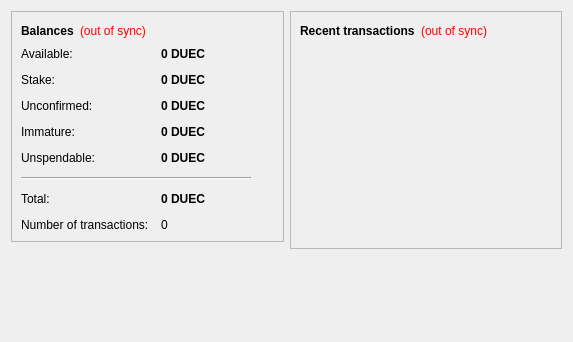
<?xml version="1.0" encoding="UTF-8"?>
<ui version="4.0">
 <class>OverviewPage</class>
 <widget class="QWidget" name="OverviewPage">
  <property name="geometry">
   <rect>
    <x>0</x>
    <y>0</y>
    <width>573</width>
    <height>342</height>
   </rect>
  </property>
  <property name="windowTitle">
   <string>Form</string>
  </property>
  <layout class="QHBoxLayout" name="horizontalLayout" stretch="1,1">
   <item>
    <layout class="QVBoxLayout" name="verticalLayout_2">
     <item>
      <widget class="QFrame" name="frame">
       <property name="frameShape">
        <enum>QFrame::StyledPanel</enum>
       </property>
       <property name="frameShadow">
        <enum>QFrame::Raised</enum>
       </property>
       <layout class="QVBoxLayout" name="verticalLayout_4">
        <item>
         <layout class="QHBoxLayout" name="horizontalLayout_4">
          <item>
           <widget class="QLabel" name="label_5">
            <property name="font">
             <font>
              <weight>75</weight>
              <bold>true</bold>
             </font>
            </property>
            <property name="text">
             <string>Balances</string>
            </property>
           </widget>
          </item>
          <item>
           <widget class="QLabel" name="labelWalletStatus">
            <property name="toolTip">
             <string>The displayed information may be out of date. Your wallet automatically synchronizes with the DueCoin network after a connection is established, but this process has not completed yet.</string>
            </property>
            <property name="styleSheet">
             <string notr="true">QLabel { color: red; }</string>
            </property>
            <property name="text">
             <string notr="true">(out of sync)</string>
            </property>
            <property name="alignment">
             <set>Qt::AlignLeading|Qt::AlignLeft|Qt::AlignVCenter</set>
            </property>
           </widget>
          </item>
          <item>
           <spacer name="horizontalSpacer_2">
            <property name="orientation">
             <enum>Qt::Horizontal</enum>
            </property>
            <property name="sizeHint" stdset="0">
             <size>
              <width>40</width>
              <height>20</height>
             </size>
            </property>
           </spacer>
          </item>
         </layout>
        </item>
        <item>
         <layout class="QFormLayout" name="formLayout_2">
          <property name="fieldGrowthPolicy">
           <enum>QFormLayout::AllNonFixedFieldsGrow</enum>
          </property>
          <property name="horizontalSpacing">
           <number>12</number>
          </property>
          <property name="verticalSpacing">
           <number>12</number>
          </property>
          <item row="0" column="0">
           <widget class="QLabel" name="labelAvailableText">
            <property name="toolTip">
             <string>Your current available balance</string>
            </property>
            <property name="text">
             <string>Available:</string>
            </property>
           </widget>
          </item>
          <item row="0" column="1">
           <widget class="QLabel" name="labelAvailable">
            <property name="font">
             <font>
              <weight>75</weight>
              <bold>true</bold>
             </font>
            </property>
            <property name="cursor">
             <cursorShape>IBeamCursor</cursorShape>
            </property>
            <property name="toolTip">
             <string>Your current available balance</string>
            </property>
            <property name="text">
             <string notr="true">0 DUEC</string>
            </property>
            <property name="alignment">
             <set>Qt::AlignLeading|Qt::AlignLeft|Qt::AlignVCenter</set>
            </property>
            <property name="textInteractionFlags">
             <set>Qt::LinksAccessibleByMouse|Qt::TextSelectableByKeyboard|Qt::TextSelectableByMouse</set>
            </property>
           </widget>
          </item>
          <item row="1" column="0">
           <widget class="QLabel" name="label_6">
            <property name="toolTip">
             <string>Total of coins that was staked, and do not yet count toward the current balance</string>
            </property>
            <property name="text">
             <string>Stake:</string>
            </property>
           </widget>
          </item>
          <item row="1" column="1">
           <widget class="QLabel" name="labelStake">
            <property name="font">
             <font>
              <weight>75</weight>
              <bold>true</bold>
             </font>
            </property>
            <property name="cursor">
             <cursorShape>IBeamCursor</cursorShape>
            </property>
            <property name="toolTip">
             <string>Total of coins that was staked, and do not yet count toward the current balance</string>
            </property>
            <property name="text">
             <string notr="true">0 DUEC</string>
            </property>
            <property name="alignment">
             <set>Qt::AlignLeading|Qt::AlignLeft|Qt::AlignVCenter</set>
            </property>
            <property name="textInteractionFlags">
             <set>Qt::LinksAccessibleByMouse|Qt::TextSelectableByKeyboard|Qt::TextSelectableByMouse</set>
            </property>
           </widget>
          </item>
          <item row="2" column="0">
           <widget class="QLabel" name="label_3">
            <property name="toolTip">
             <string>Total of transactions that have yet to be confirmed, and do not yet count toward the current balance</string>
            </property>
            <property name="text">
             <string>Unconfirmed:</string>
            </property>
           </widget>
          </item>
          <item row="2" column="1">
           <widget class="QLabel" name="labelUnconfirmed">
            <property name="font">
             <font>
              <weight>75</weight>
              <bold>true</bold>
             </font>
            </property>
            <property name="cursor">
             <cursorShape>IBeamCursor</cursorShape>
            </property>
            <property name="toolTip">
             <string>Total of transactions that have yet to be confirmed, and do not yet count toward the current balance</string>
            </property>
            <property name="text">
             <string notr="true">0 DUEC</string>
            </property>
            <property name="alignment">
             <set>Qt::AlignLeading|Qt::AlignLeft|Qt::AlignVCenter</set>
            </property>
            <property name="textInteractionFlags">
             <set>Qt::LinksAccessibleByMouse|Qt::TextSelectableByKeyboard|Qt::TextSelectableByMouse</set>
            </property>
           </widget>
          </item>
          <item row="3" column="0">
           <widget class="QLabel" name="labelImmatureText">
            <property name="toolTip">
             <string>Mined balance that has not yet matured</string>
            </property>
            <property name="text">
             <string>Immature:</string>
            </property>
           </widget>
          </item>
          <item row="3" column="1">
           <widget class="QLabel" name="labelImmature">
            <property name="font">
             <font>
              <weight>75</weight>
              <bold>true</bold>
             </font>
            </property>
            <property name="toolTip">
             <string>Mined balance that has not yet matured</string>
            </property>
            <property name="text">
             <string notr="true">0 DUEC</string>
            </property>
            <property name="alignment">
             <set>Qt::AlignLeading|Qt::AlignLeft|Qt::AlignVCenter</set>
            </property>
            <property name="textInteractionFlags">
             <set>Qt::LinksAccessibleByMouse|Qt::TextSelectableByKeyboard|Qt::TextSelectableByMouse</set>
            </property>
           </widget>
          </item>
          <item row="4" column="0">
           <widget class="QLabel" name="labelBalanceWatchOnlyText">
            <property name="toolTip">
             <string>Your unspendable balance</string>
            </property>
            <property name="text">
             <string>Unspendable:</string>
            </property>
           </widget>
          </item>
          <item row="4" column="1">
           <widget class="QLabel" name="labelBalanceWatchOnly">
            <property name="font">
             <font>
              <weight>75</weight>
              <bold>true</bold>
             </font>
            </property>
            <property name="cursor">
             <cursorShape>IBeamCursor</cursorShape>
            </property>
            <property name="toolTip">
             <string>Your unspendable balance</string>
            </property>
            <property name="text">
             <string notr="true">0 DUEC</string>
            </property>
            <property name="alignment">
             <set>Qt::AlignLeading|Qt::AlignLeft|Qt::AlignVCenter</set>
            </property>
            <property name="textInteractionFlags">
             <set>Qt::LinksAccessibleByMouse|Qt::TextSelectableByKeyboard|Qt::TextSelectableByMouse</set>
            </property>
           </widget>
          </item>
          <item row="5" column="0" colspan="2">
           <widget class="Line" name="line">
            <property name="maximumSize">
             <size>
              <width>230</width>
              <height>16777215</height>
             </size>
            </property>
            <property name="orientation">
             <enum>Qt::Horizontal</enum>
            </property>
           </widget>
          </item>
          <item row="6" column="0">
           <widget class="QLabel" name="labelTotalText">
            <property name="toolTip">
             <string>Your current total balance</string>
            </property>
            <property name="text">
             <string>Total:</string>
            </property>
           </widget>
          </item>
          <item row="6" column="1">
           <widget class="QLabel" name="labelTotal">
            <property name="font">
             <font>
              <weight>75</weight>
              <bold>true</bold>
             </font>
            </property>
            <property name="toolTip">
             <string>Your current total balance</string>
            </property>
            <property name="text">
             <string notr="true">0 DUEC</string>
            </property>
            <property name="alignment">
             <set>Qt::AlignLeading|Qt::AlignLeft|Qt::AlignVCenter</set>
            </property>
            <property name="textInteractionFlags">
             <set>Qt::LinksAccessibleByMouse|Qt::TextSelectableByKeyboard|Qt::TextSelectableByMouse</set>
            </property>
           </widget>
          </item>
          <item row="7" column="0">
           <widget class="QLabel" name="label_2">
            <property name="toolTip">
             <string>Total number of transactions in wallet</string>
            </property>
            <property name="text">
             <string>Number of transactions:</string>
            </property>
           </widget>
          </item>
          <item row="7" column="1">
           <widget class="QLabel" name="labelNumTransactions">
            <property name="toolTip">
             <string>Total number of transactions in wallet</string>
            </property>
            <property name="text">
             <string notr="true">0</string>
            </property>
           </widget>
          </item>
         </layout>
        </item>
       </layout>
      </widget>
     </item>
     <item>
      <spacer name="verticalSpacer">
       <property name="orientation">
        <enum>Qt::Vertical</enum>
       </property>
       <property name="sizeHint" stdset="0">
        <size>
         <width>20</width>
         <height>40</height>
        </size>
       </property>
      </spacer>
     </item>
    </layout>
   </item>
   <item>
    <layout class="QVBoxLayout" name="verticalLayout_3">
     <item>
      <widget class="QFrame" name="frame_2">
       <property name="frameShape">
        <enum>QFrame::StyledPanel</enum>
       </property>
       <property name="frameShadow">
        <enum>QFrame::Raised</enum>
       </property>
       <layout class="QVBoxLayout" name="verticalLayout">
        <item>
         <layout class="QHBoxLayout" name="horizontalLayout_2">
          <item>
           <widget class="QLabel" name="label_4">
            <property name="text">
             <string>&lt;b&gt;Recent transactions&lt;/b&gt;</string>
            </property>
           </widget>
          </item>
          <item>
           <widget class="QLabel" name="labelTransactionsStatus">
            <property name="toolTip">
             <string>The displayed information may be out of date. Your wallet automatically synchronizes with the DueCoin network after a connection is established, but this process has not completed yet.</string>
            </property>
            <property name="styleSheet">
             <string notr="true">QLabel { color: red; }</string>
            </property>
            <property name="text">
             <string notr="true">(out of sync)</string>
            </property>
            <property name="alignment">
             <set>Qt::AlignRight|Qt::AlignTrailing|Qt::AlignVCenter</set>
            </property>
           </widget>
          </item>
          <item>
           <spacer name="horizontalSpacer">
            <property name="orientation">
             <enum>Qt::Horizontal</enum>
            </property>
            <property name="sizeHint" stdset="0">
             <size>
              <width>40</width>
              <height>20</height>
             </size>
            </property>
           </spacer>
          </item>
         </layout>
        </item>
        <item>
         <widget class="QListView" name="listTransactions">
          <property name="styleSheet">
           <string notr="true">QListView { background: transparent; }</string>
          </property>
          <property name="frameShape">
           <enum>QFrame::NoFrame</enum>
          </property>
          <property name="verticalScrollBarPolicy">
           <enum>Qt::ScrollBarAlwaysOff</enum>
          </property>
          <property name="horizontalScrollBarPolicy">
           <enum>Qt::ScrollBarAlwaysOff</enum>
          </property>
          <property name="selectionMode">
           <enum>QAbstractItemView::NoSelection</enum>
          </property>
         </widget>
        </item>
       </layout>
      </widget>
     </item>
     <item>
      <spacer name="verticalSpacer_2">
       <property name="orientation">
        <enum>Qt::Vertical</enum>
       </property>
       <property name="sizeHint" stdset="0">
        <size>
         <width>20</width>
         <height>40</height>
        </size>
       </property>
      </spacer>
     </item>
    </layout>
   </item>
  </layout>
 </widget>
 <resources/>
 <connections/>
</ui>
